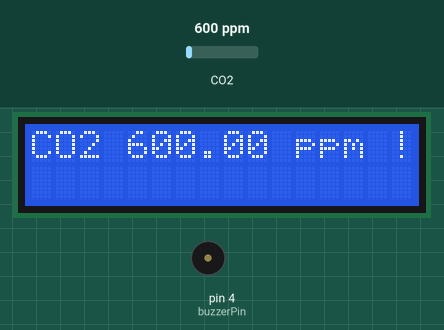
The sketch below on a simulated Arduino Uno, built with avr-gcc and run on an emulated ATmega328P. On the bench: 16×2 character LCD, buzzer (waves = sounding). The inputs (shaded band) are chosen by the test bench; at power-on: CO2 600 ppm. What the sketch prints to the serial monitor is not drawn.

Above: at 1.2 s.
1.3 s: CO2 set to 452 ppm
At 1.52 s:
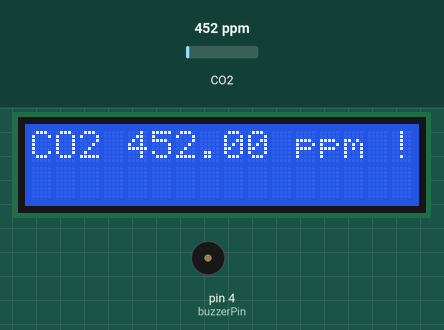
3.6 s: CO2 set to 1050 ppm
At 3.85 s:
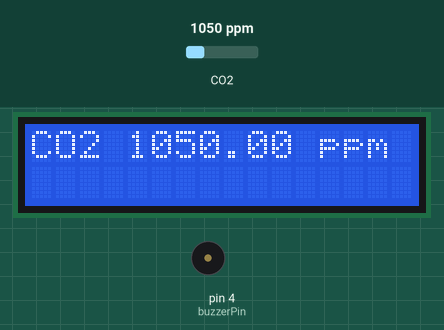
5.1 s: CO2 set to 1700 ppm
At 5.4 s:
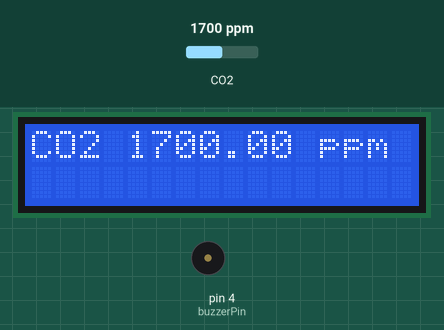
Timing chart, 0 to 14.1 s (numbered marks = the images above; inputs shaded):
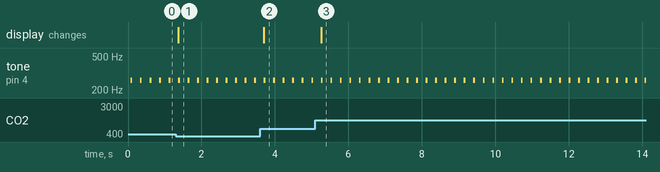

The sketch:

Air_sensor_LCD.ino
```cpp
// include the library code:
#include <LiquidCrystal.h>
#include "MQ135.h"


int analogPin = 0;

MQ135 gasSensor = MQ135(analogPin);

#define RZERO 1926.52 // 76.63

int i = 0;

double result;
double rzero;

const int buzzerPin = 4;

// initialize the library with the numbers of the interface pins
LiquidCrystal lcd(7, 8, 9, 10, 11, 12);

void setup() {
  // set up the LCD's number of columns and rows:
  lcd.begin(16, 2);
  // initialize the serial communications:
  Serial.begin(9600);
   pinMode(buzzerPin, OUTPUT);
}
void loop() {

 if (i==0) {
   rzero = gasSensor.getRZero(); // float
 }
 if (i>0) {
   result = gasSensor.getRZero();
   rzero = (rzero + result)/2;
  }

  float ppm = gasSensor.getPPM();
  float ppm2 = gasSensor.getCorrectedPPM(22, 40);
   lcd.clear();
   Serial.print(rzero);
  Serial.print(" (");
  Serial.print(result);
  Serial.print(" )\t\t");
  Serial.print(ppm);
  Serial.print(" ppm");
  Serial.print("\tcoorectedPPM = ");
  Serial.print(ppm2);
  Serial.println(" ppm");
  i++;
  lcd.print("CO2 ");
       lcd.print(ppm,2);
       lcd.print(" ppm");
  if(ppm>0.10)
  {
    lcd.print(" !!!!!!!!!!");
     beep(50);
  }
  delay(200);

}
void beep(unsigned char delayms){
  tone(buzzerPin, 261);
  delay(delayms);          // wait for a delayms ms
   noTone(buzzerPin);
}
```

Measured:
- after the input at 1.3 s, the display: changes after 0.07 s (image 1)
- after the input at 3.6 s, the display: changes after 0.10 s (image 2)
- after the input at 5.1 s, the display: changes after 0.15 s (image 3)
- by itself, tone on pin 4 (buzzerPin): alternates 261 Hz for 0.05 s and silent for 0.21 s
